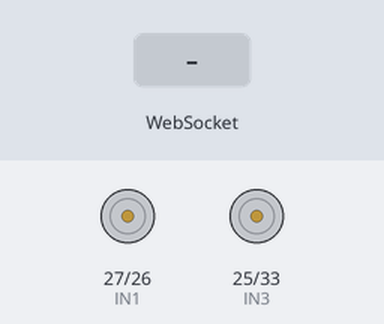
This sketch was run on a simulated ESP32. Parts: motor-driver pin pairs drawn as motors (green arrow = first pin HIGH = forward, orange = second pin HIGH = backward, longer = more drive, scaled by the enable pin). Inputs (shaded band) come from the test bench. WiFi joins after 1.5 s; servers stay silent unless stated; what the sketch prints to the serial monitor is not drawn.

Above: at 2.7 s.
2.8 s: WebSocket text "F180" received
At 4.0 s:
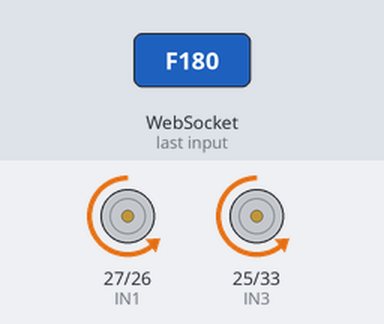
4.3 s: WebSocket text "B110" received
At 5.2 s:
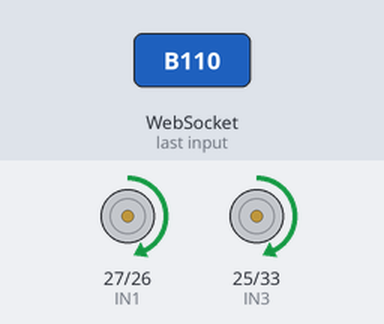
5.8 s: WebSocket text "L200" received
At 6.4 s:
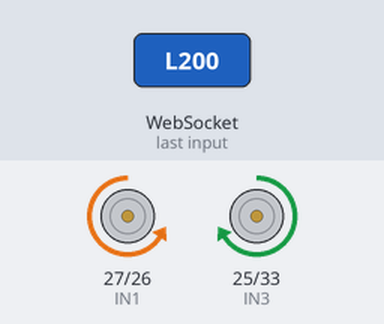
7.3 s: WebSocket text "R200" received
At 8.7 s:
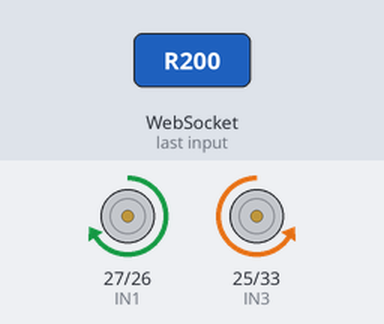
Timing chart, 0 to 9.8 s (numbered marks = the images above; inputs shaded):
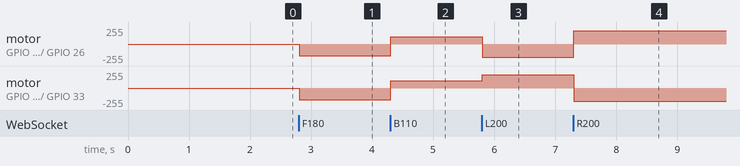

Measured:
- after the input at 2.8 s, motor on GPIO 27 (IN1) / GPIO 26 (IN2), motor on GPIO 25 (IN3) / GPIO 33 (IN4): stopped → backward 179/255 at once
- after the input at 4.3 s, motor on GPIO 27 (IN1) / GPIO 26 (IN2), motor on GPIO 25 (IN3) / GPIO 33 (IN4): backward 179/255 → forward 110/255 at once
- after the input at 5.8 s, motor on GPIO 27 (IN1) / GPIO 26 (IN2): forward 110/255 → backward 199/255 at once; motor on GPIO 25 (IN3) / GPIO 33 (IN4): forward 110/255 → forward 199/255 at once
- after the input at 7.3 s, motor on GPIO 27 (IN1) / GPIO 26 (IN2): backward 199/255 → forward 199/255 at once; motor on GPIO 25 (IN3) / GPIO 33 (IN4): forward 199/255 → backward 199/255 at once

The sketch:

motorCodeESP32_v2.ino
```cpp
#include <WiFi.h>
#include <ESPAsyncWebServer.h>
#include <AsyncTCP.h>

const char* ssid     = "Jiofiber4g";
const char* password = "jyoti123";

AsyncWebServer server(80);
AsyncWebSocket ws("/ws");

// Motor A - right
const int ENA = 14;
const int IN1 = 27;
const int IN2 = 26;

// Motor B - left
const int ENB = 32;
const int IN3 = 25;
const int IN4 = 33;

const int PWM_FREQ = 1000;
const int PWM_RES  = 8;

// ─── Motor Functions (accept speed) ───────────────────────────

void moveForward(int spd) {
  ledcWrite(ENA, spd); ledcWrite(ENB, spd);          // Set speed FIRST
  digitalWrite(IN1, LOW);  digitalWrite(IN2, HIGH);
  digitalWrite(IN3, LOW);  digitalWrite(IN4, HIGH);
}

void moveBackward(int spd) {
  ledcWrite(ENA, spd); ledcWrite(ENB, spd);
  digitalWrite(IN1, HIGH); digitalWrite(IN2, LOW);
  digitalWrite(IN3, HIGH); digitalWrite(IN4, LOW);
}

void turnLeft(int spd) {
  ledcWrite(ENA, spd); ledcWrite(ENB, spd);
  digitalWrite(IN1, LOW);  digitalWrite(IN2, HIGH);  // Right: forward
  digitalWrite(IN3, HIGH); digitalWrite(IN4, LOW);   // Left: backward
}

void turnRight(int spd) {
  ledcWrite(ENA, spd); ledcWrite(ENB, spd);
  digitalWrite(IN1, HIGH); digitalWrite(IN2, LOW);   // Right: backward
  digitalWrite(IN3, LOW);  digitalWrite(IN4, HIGH);  // Left: forward
}

void stopMotors() {
  digitalWrite(IN1, LOW); digitalWrite(IN2, LOW);
  digitalWrite(IN3, LOW); digitalWrite(IN4, LOW);
  ledcWrite(ENA, 0); ledcWrite(ENB, 0);              // Kill PWM AFTER pins
}
// ─── WebSocket Handler ─────────────────────────────────────────
// Commands: "F180", "B110", "L200", "R200", "S"
// First char = direction, rest = speed value

void onWsEvent(AsyncWebSocket* server, AsyncWebSocketClient* client,
               AwsEventType type, void* arg, uint8_t* data, size_t len) {
  if (type == WS_EVT_DATA) {
    String msg = "";
    for (size_t i = 0; i < len; i++) msg += (char)data[i];

    char cmd = msg[0];
    int spd = 150; // fallback default
    if (msg.length() > 1) {
      spd = constrain(msg.substring(1).toInt(), 80, 255);
    }

    if      (cmd == 'F') moveForward(spd);
    else if (cmd == 'B') moveBackward(spd);
    else if (cmd == 'L') turnLeft(spd);
    else if (cmd == 'R') turnRight(spd);
    else if (cmd == 'S') stopMotors();
  }
}

// ─── HTML Page ─────────────────────────────────────────────────

const char* htmlPage =
  "<!DOCTYPE html><html>"
  "<head>"
  "<title>Rover Control</title>"
  "<meta name='viewport' content='width=device-width, initial-scale=1'>"
  "<style>"
  "body{display:flex;flex-direction:column;align-items:center;"
  "font-family:sans-serif;background:#111;color:white;padding-top:20px;}"

  // Direction buttons
  "button{width:80px;height:80px;font-size:28px;margin:8px;"
  "border-radius:12px;border:none;background:#333;color:white;cursor:pointer;"
  "-webkit-tap-highlight-color:transparent;}"
  "button:active{background:#555;}"
  ".row{display:flex;}"

  // Speed slider
  "#speed-wrap{margin-top:24px;width:260px;text-align:center;}"
  "#speed-label{font-size:14px;color:#aaa;margin-bottom:8px;}"
  "#speed-val{font-size:22px;font-weight:bold;color:#4CAF50;}"
  "input[type=range]{width:100%;accent-color:#4CAF50;"
  "-webkit-appearance:none;height:8px;border-radius:4px;"
  "background:#333;outline:none;margin-top:8px;}"
  "input[type=range]::-webkit-slider-thumb{"
  "-webkit-appearance:none;width:24px;height:24px;"
  "border-radius:50%;background:#4CAF50;cursor:pointer;}"

  "#status{font-size:13px;color:#888;margin-top:16px;}"
  "</style></head>"
  "<body>"
  "<h2>Rover Control</h2>"

  "<div class='row'>"
  "<button onmousedown=\"sendDir('F')\" onmouseup=\"send('S')\""
  "        ontouchstart=\"sendDir('F')\" ontouchend=\"send('S')\">&#9650;</button>"
  "</div>"
  "<div class='row'>"
  "<button onmousedown=\"sendDir('L')\" onmouseup=\"send('S')\""
  "        ontouchstart=\"sendDir('L')\" ontouchend=\"send('S')\">&#9664;</button>"
  "<button onmousedown=\"send('S')\" onmouseup=\"send('S')\""
  "        ontouchstart=\"send('S')\" ontouchend=\"send('S')\">&#9632;</button>"
  "<button onmousedown=\"sendDir('R')\" onmouseup=\"send('S')\""
  "        ontouchstart=\"sendDir('R')\" ontouchend=\"send('S')\">&#9654;</button>"
  "</div>"
  "<div class='row'>"
  "<button onmousedown=\"sendDir('B')\" onmouseup=\"send('S')\""
  "        ontouchstart=\"sendDir('B')\" ontouchend=\"send('S')\">&#9660;</button>"
  "</div>"

  // Speed slider — goes from 80 (min motors can spin) to 255 (full)
  "<div id='speed-wrap'>"
  "<div id='speed-label'>Speed: <span id='speed-val'>150</span></div>"
  "<input type='range' id='slider' min='80' max='255' value='150'"
  "  oninput=\"document.getElementById('speed-val').innerText=this.value\">"
  "</div>"

  "<p id='status'>Connecting...</p>"

  "<script>"
  "let ws;"
  "function connect(){"
  "  ws = new WebSocket('ws://'+location.host+'/ws');"
  "  ws.onopen = ()=>document.getElementById('status').innerText='Connected ✓';"
  "  ws.onclose = ()=>{"
  "    document.getElementById('status').innerText='Disconnected. Retrying...';"
  "    setTimeout(connect,2000);"
  "  };"
  "}"

  // send() for plain messages like 'S'
  "function send(msg){"
  "  if(ws && ws.readyState===WebSocket.OPEN) ws.send(msg);"
  "}"

  // sendDir() reads current slider value and appends it to direction
  "function sendDir(dir){"
  "  let spd = document.getElementById('slider').value;"
  "  send(dir + spd);"   // e.g. "F180"
  "}"

  "connect();"
  "</script>"
  "</body></html>";

// ─── Setup ─────────────────────────────────────────────────────

void setup() {
  Serial.begin(115200);

  pinMode(IN1, OUTPUT); pinMode(IN2, OUTPUT);
  pinMode(IN3, OUTPUT); pinMode(IN4, OUTPUT);

  ledcAttach(ENA, PWM_FREQ, PWM_RES);
  ledcAttach(ENB, PWM_FREQ, PWM_RES);

  stopMotors();

  WiFi.begin(ssid, password);
  Serial.print("Connecting to WiFi");
  while (WiFi.status() != WL_CONNECTED) {
    delay(500);
    Serial.print(".");
  }
  Serial.println("\nConnected!");
  Serial.print("Open this IP in your browser: ");
  Serial.println(WiFi.localIP());

  ws.onEvent(onWsEvent);
  server.addHandler(&ws);

  server.on("/", HTTP_GET, [](AsyncWebServerRequest* request) {
    request->send(200, "text/html", htmlPage);
  });

  server.begin();
  Serial.println("Server started.");
}

// ─── Loop ──────────────────────────────────────────────────────

void loop() {
  ws.cleanupClients();
}
```
